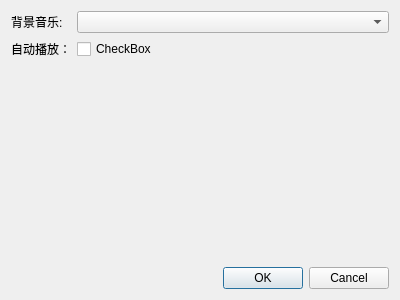
<?xml version="1.0" encoding="UTF-8"?>
<ui version="4.0">
 <class>GStageDialog</class>
 <widget class="QDialog" name="GStageDialog">
  <property name="geometry">
   <rect>
    <x>0</x>
    <y>0</y>
    <width>400</width>
    <height>300</height>
   </rect>
  </property>
  <property name="windowTitle">
   <string>Dialog</string>
  </property>
  <layout class="QVBoxLayout" name="verticalLayout">
   <item>
    <layout class="QFormLayout" name="formLayout">
     <item row="0" column="0">
      <widget class="QLabel" name="label">
       <property name="text">
        <string>背景音乐:</string>
       </property>
      </widget>
     </item>
     <item row="0" column="1">
      <widget class="QComboBox" name="bgmBox"/>
     </item>
     <item row="1" column="0">
      <widget class="QLabel" name="label_2">
       <property name="text">
        <string>自动播放：</string>
       </property>
      </widget>
     </item>
     <item row="1" column="1">
      <widget class="QCheckBox" name="autoplay">
       <property name="text">
        <string>CheckBox</string>
       </property>
      </widget>
     </item>
    </layout>
   </item>
   <item>
    <widget class="QDialogButtonBox" name="buttonBox">
     <property name="orientation">
      <enum>Qt::Horizontal</enum>
     </property>
     <property name="standardButtons">
      <set>QDialogButtonBox::Cancel|QDialogButtonBox::Ok</set>
     </property>
    </widget>
   </item>
  </layout>
 </widget>
 <resources/>
 <connections>
  <connection>
   <sender>buttonBox</sender>
   <signal>accepted()</signal>
   <receiver>GStageDialog</receiver>
   <slot>accept()</slot>
   <hints>
    <hint type="sourcelabel">
     <x>248</x>
     <y>254</y>
    </hint>
    <hint type="destinationlabel">
     <x>157</x>
     <y>274</y>
    </hint>
   </hints>
  </connection>
  <connection>
   <sender>buttonBox</sender>
   <signal>rejected()</signal>
   <receiver>GStageDialog</receiver>
   <slot>reject()</slot>
   <hints>
    <hint type="sourcelabel">
     <x>316</x>
     <y>260</y>
    </hint>
    <hint type="destinationlabel">
     <x>286</x>
     <y>274</y>
    </hint>
   </hints>
  </connection>
 </connections>
</ui>
